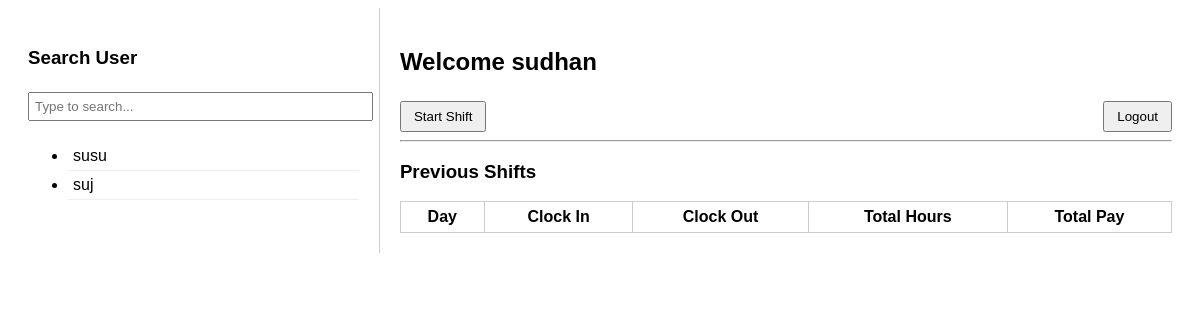
The app's page / (signed in) with its own data.
### accounts/models.py (models this page shows, shortened)
class CustomUser(AbstractUser):
    employee_code = models.CharField(
        max_length=4,
        unique=True,
        blank=True
    )
    hourly_rate = models.DecimalField(
        max_digits=8,
        decimal_places=2,
        default=Decimal("0.00")
    )
    profile_image = models.ImageField(
        upload_to="profiles/",
        null=True,
        blank=True
    )
    ROLE_CHOICES = (
        ("EMPLOYEE", "Employee"),
        ("ADMIN", "Admin"),
    )
    role = models.CharField(
        max_length=20,
        choices=ROLE_CHOICES,
        default="EMPLOYEE"
    )

### attendance/views.py (the view, shortened to what this page needs)
# urls.py: path('', views.attendance_home, name='attendance_home'),
def attendance_home(request):
    users = CustomUser.objects.filter(is_staff=False)
    selected_user = None
    shifts = None
    is_logged_in = False
    user_id = request.session.get("user_id")
    if user_id:
        try:
            selected_user = CustomUser.objects.get(id=user_id)
            shifts = Shift.objects.filter(user=selected_user).order_by("-clock_in_time")
            is_logged_in = True
        except CustomUser.DoesNotExist:
            del request.session["user_id"]
    return render(request, "attendance/home.html", {
        "users": users,
        "selected_user": selected_user,
        "shifts": shifts,
        "is_logged_in": is_logged_in
    })

### attendance/templates/attendance/home.html (shortened to what this page needs)
<!DOCTYPE html>
<html>
<head>
</head>
<body>
<div class="left">
    <h3>Search User</h3>
    <input type="text" id="searchInput" placeholder="Type to search...">
    <ul id="userList">
        {% for user in users %}
            <li class="user-item"
                data-user-id="{{ user.id }}"
                data-username="{{ user.username }}"
                onclick="selectUser('{{ user.id }}', '{{ user.username }}')">
                {{ user.username }}
            </li>
        {% endfor %}
    </ul>
</div>
<div class="right" id="rightSide">
    {% if not is_logged_in %}
        {% if not selected_user_id and not messages %}
            <p id="placeholder" style="color:#888; font-style:italic;">
                Please select a user from the left to continue.
            </p>
        {% endif %}
        <div id="loginArea" style="{% if selected_user_id or messages %}display:block{% else %}display:none{% endif %}">
            <h3>Selected User: <span id="selected_name">{% if selected_user_username %}{{ selected_user_username }}{% else %}None{% endif %}</span></h3>
            <form method="post">
                {% csrf_token %}
                <input type="hidden" name="user_id" id="selected_user" value="{{ selected_user_id }}">
                <label>Enter 4-digit code:</label>
                <input type="number" name="employee_code" required>
                <button type="submit">Login</button>
            </form>
            {% if messages %}
                {% for message in messages %}
                    <p style="color:red;">{{ message }}</p>
                {% endfor %}
            {% endif %}
        </div>
    {% else %}
        <div id="dashboard">
            <h2>Welcome {{ selected_user.username }}</h2>
            <form method="post" action="{% url 'logout_user' %}" style="float:right;">
                <button type="submit">Logout</button>
            </form>
            {% with current_shift=shifts.first %}
                {% if not current_shift or current_shift.clock_out_time %}
                    <form method="post" action="{% url 'create_shift' %}">
                        <button type="submit">Start Shift</button>
                    </form>
                {% endif %}
            {% endwith %}
            <hr>
            <h3>Previous Shifts</h3>
            <table>
                <tr>
                    <th>Day</th>
                    <th>Clock In</th>
                    <th>Clock Out</th>
                    <th>Total Hours</th>
                    <th>Total Pay</th>
                </tr>
            </table>
        </div>
    {% endif %}
</div>
</body>
</html>

### attendance/templates/attendance/home.html (style rules this page uses)
body { display: flex; font-family: Arial; }
.left { width: 30%; border-right: 1px solid #ccc; padding: 20px; }
.right { width: 70%; padding: 20px; }
input { width: 100%; padding: 5px; margin: 5px 0; }
button { padding: 6px 12px; margin-top: 5px; }
.user-item { cursor: pointer; padding: 5px; border-bottom: 1px solid #eee; }
table { border-collapse: collapse; width: 100%; margin-top: 15px; }
th, td { border: 1px solid #ccc; padding: 6px; }

### records on screen
CustomUser: username "susu"
CustomUser: username "suj"
CustomUser: username "sudhan"
